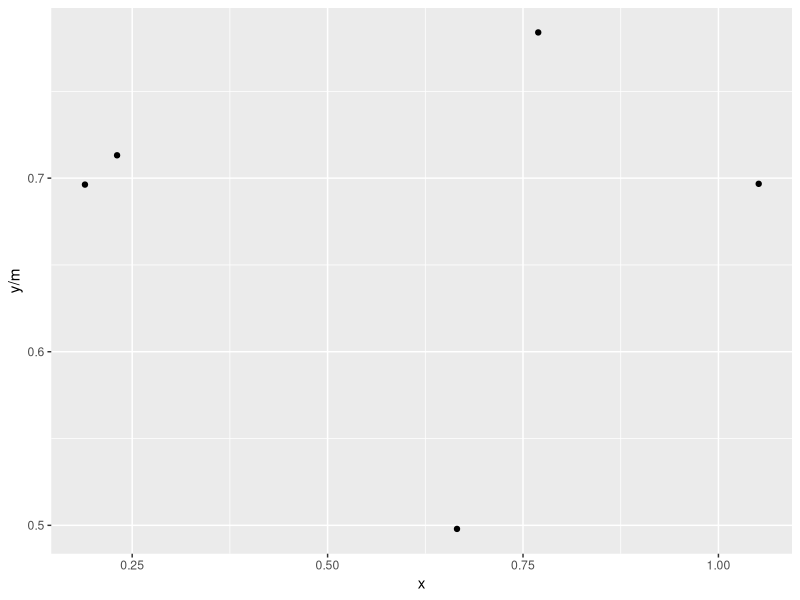

R code for this plot:
# En este ejemplo se solucionan las ecuaciones de verosimilitud
# de un glm Poisson

# Los datos
y <- c(1, 0, 1)
x <- c(4, 3, 3)

# Abajo la función que contiene las ecuaciones iguales a cero
fun <- function(b) {
  b0 <- b[1]
  b1 <- b[2]
  eta <- b0 + b1 * x
  proba <- exp(eta) / (exp(eta) + 1)
  z <- numeric(2) # contiene las ecuaciones
  z[1] <- sum((y-proba) * exp(eta) / (proba * (1-proba) * (exp(eta)+1)^2))
  z[2] <- sum((y-proba) * exp(eta) * x / (proba * (1-proba) * (exp(eta)+1)^2))
  z
}

# Solucionando el sistema
library(nleqslv)
nleqslv(x=c(0, 0), fn=fun, method="Broyden",
        control=list(btol=0.01))

# Solucionando con glm
mod <- glm(y ~ x, family=binomial)
coef(mod)

# El ejemplo anterior funcion muy bien con muchos datos. Por ejemplo
# use los siguientes datos

n <- 500
x <- runif(n=n)
proba <- exp(-2+3*x) / (1+exp(-2+3*x))
y <- rbinom(n=n, size=1, prob=proba)
m <- 1

nleqslv(x=c(0, 0), fn=fun, method="Broyden", control=list(btol=0.01))
mod <- glm(y ~ x, family=binomial)
coef(mod)


# Usando una binomial(n=10, pi) -------------------------------------------
# tomado de https://kkorthauer.org/fungeno2019/methylation/vignettes/1-binomial-regression.html

library(ggplot2)
library(dplyr)

n <- 5
m <- 10
x <- runif(n)
eta <- -0.4 + 0.2 * x
p <- exp(eta) / (1 + exp(eta))
y <- rbinom(n, size=m, prob=p)
cbind(x, p, y)

fun <- function(b) {
  b0 <- b[1]
  b1 <- b[2]
  eta <- b0 + b1 * x
  proba <- exp(eta) / (1 + exp(eta))
  z <- numeric(2) # contiene las ecuaciones
  z[1] <- sum(m * (y/m-proba) * exp(eta) / (proba * (1-proba) * (exp(eta)+1)^2))
  z[2] <- sum(m * (y/m-proba) * exp(eta) * x / (proba * (1-proba) * (exp(eta)+1)^2))
  z
}

# lo siguiente no me funciona
library(nleqslv)
nleqslv(x=c(0, 0), fn=fun, method="Broyden", control=list(btol=0.01))

mod <- glm(cbind(y, m-y) ~ x, family="binomial")
coef(mod)

ggplot(data.frame(x=x,y=as.numeric(y)), 
       aes(x=x, y=y/m)) +
  geom_point(position=position_jitter(height=0.02, width=0.07)) +
  xlab("x") + 
  ylab("y/m") 
